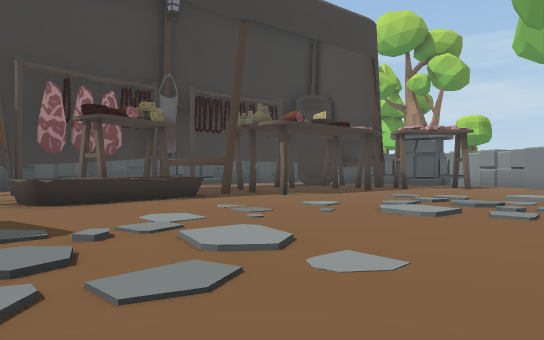
[1] (above)

24 first-person views from a walk through a scene from a Unity 3-D project. The camera is 1.2 m above the floor, looks level and sees 70° across. The floor is counted in squares, 2 m on a side. Each view is taken from the middle of a square. On the plan, view 1 faces up. The plan holds only what a view shows up to about 11 squares ahead; the rest is blank. The place goes on beyond the plan. The player character is not drawn. Some surface patterns are stand-ins.

[2]
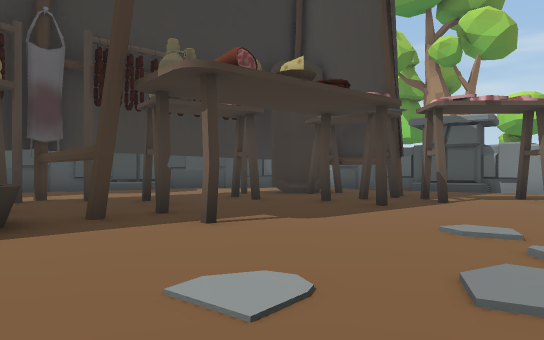

[3]
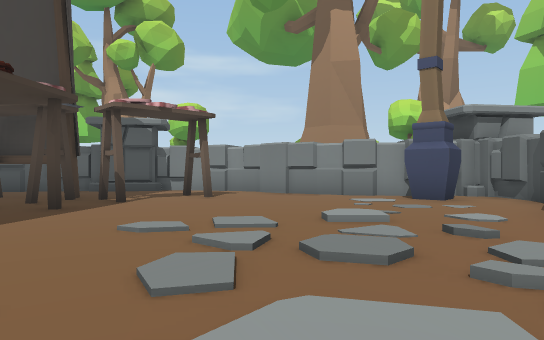

[4]
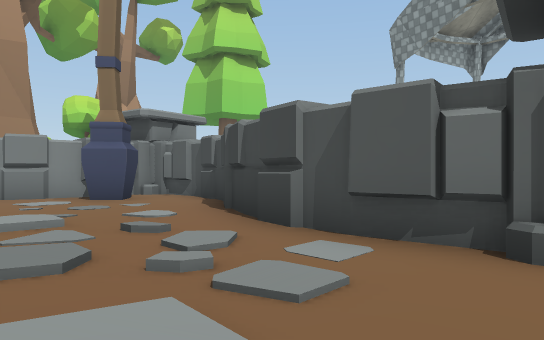

[5]
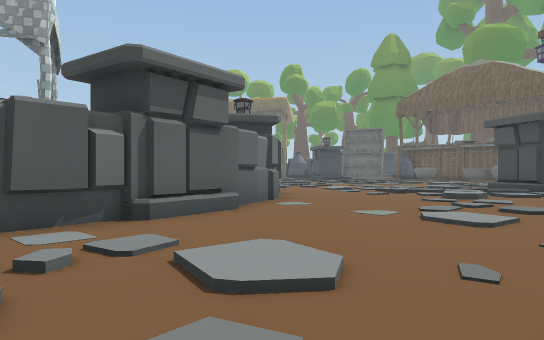

[6]
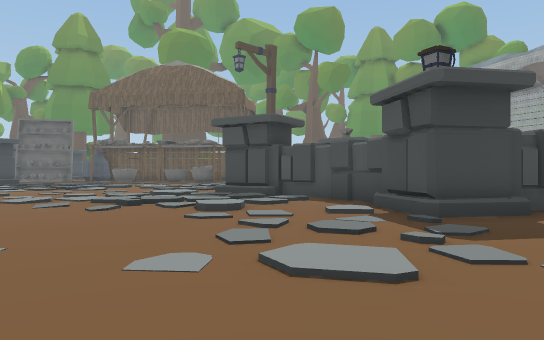

[7]
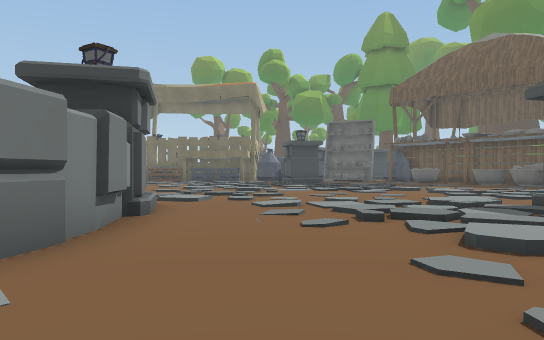

[8]
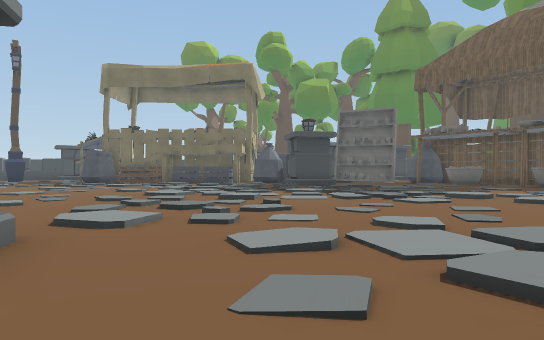

[9]
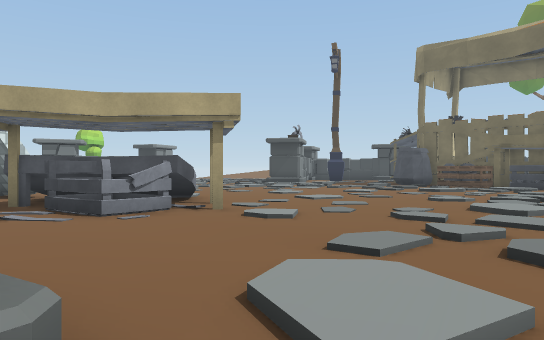

[10]
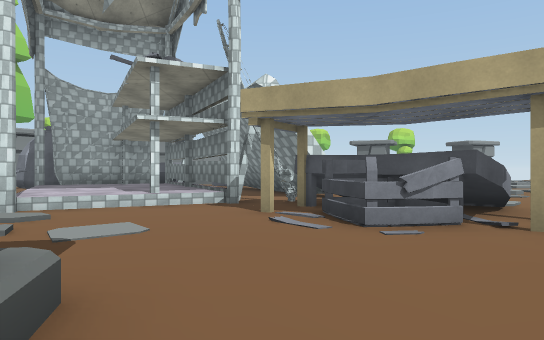

[11]
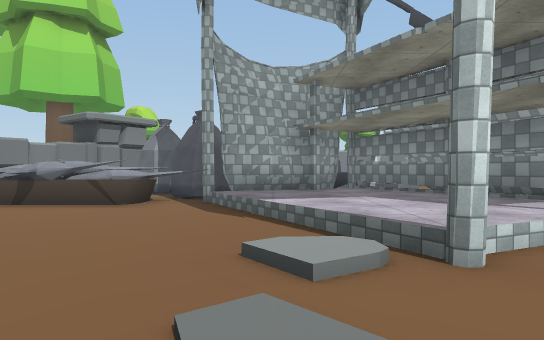

[12]
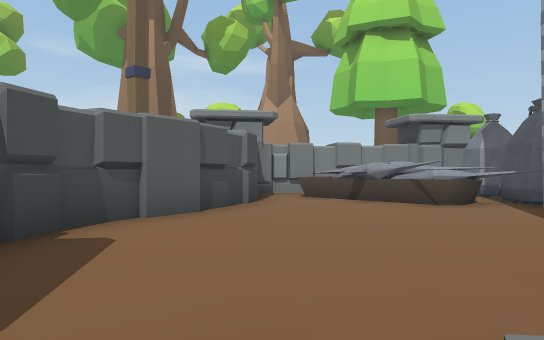

[13]
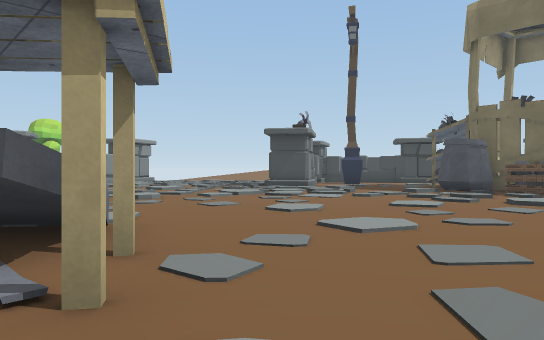

[14]
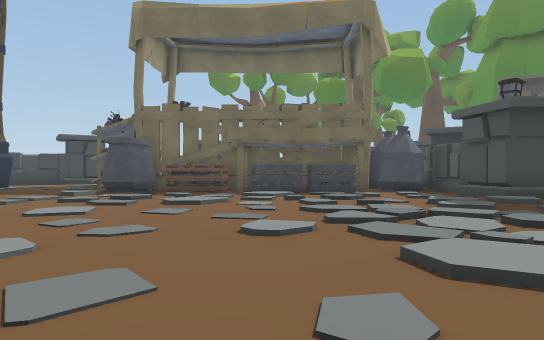

[15]
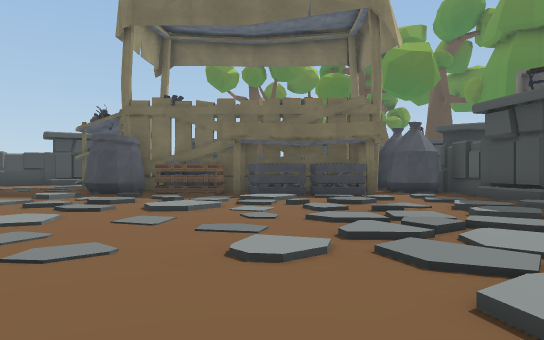

[16]
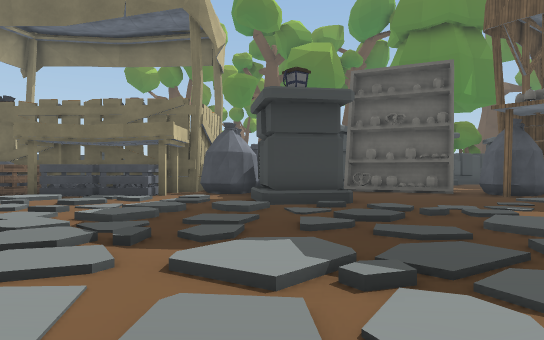

[17]
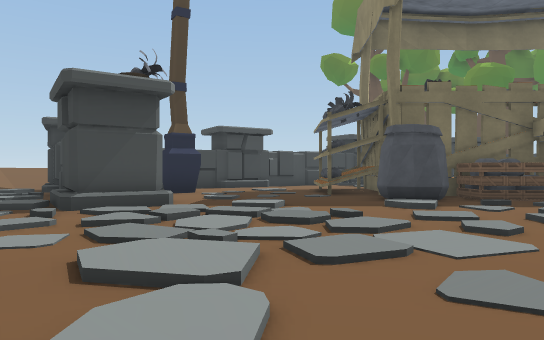

[18]
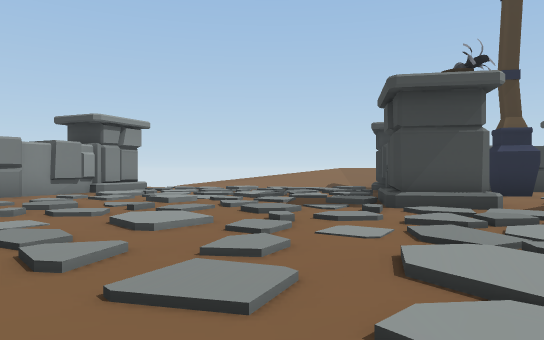

[19]
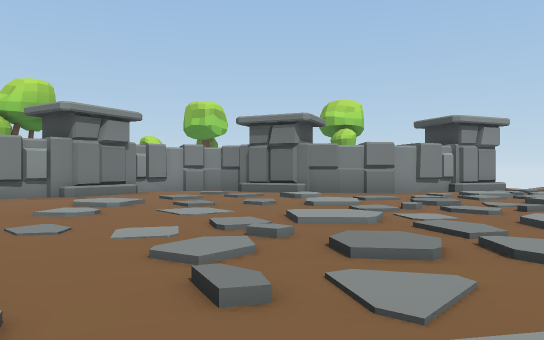

[20]
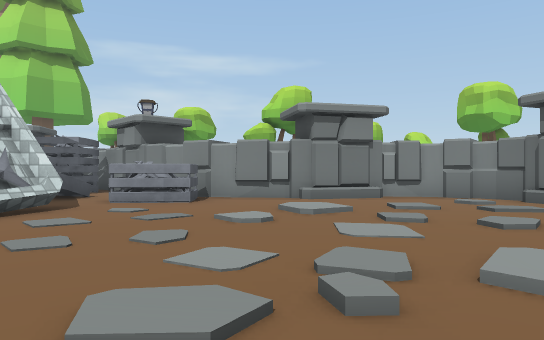

[21]
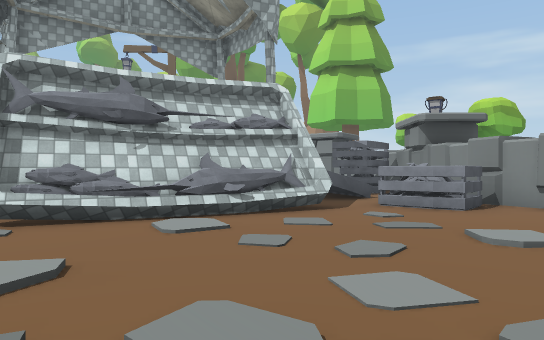

[22]
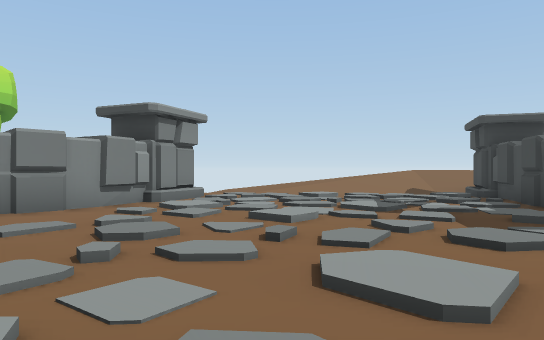

[23]
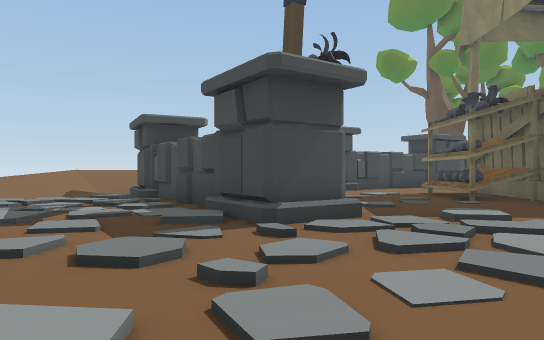

[24]
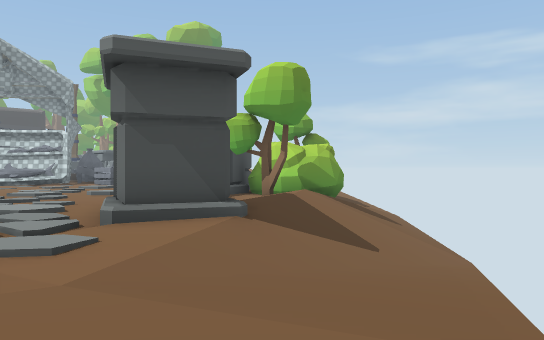

### Floor plan
Key: @ floor where view 1 was taken; # wall or solid block; . main floor; : floor 0.25 m higher than the main floor; + floor 0.5 m higher than the main floor; / step, stairs or slope; = window, fence, low wall or low ledge; ^ raised ledge; v drop or lower ground; T table; B bag; A box; N banana; O other object.
Columns run from 6 left of view 1 to 28 right of it. Each row starts with its distance up from view 1.
 18          ###
 17          ..#O
 16 ## .....#...OO
 15 #.....####...##
 14  .....T .##...##
 13   .....T.TT.T..#
 12   .#.T...#T.T..#
 11    T#..........#
 10 #  ..#.........#
  9 # T^^.#........##
  8 ..^^......./...##OO
  7  .^^.....///....#####
  6   ......//./...##.OO#
  5   ....../...####..OO #OO
  4 #..........##.....OO OO
  3 #OO.......O ......OOBBB
  2  OO/.....OO........BBB
  1 ##./.....# ......./BB
  0 #.../.@.## ..//./++#  OOOOO
 -1 #////...#   ..#++++#O O.OO
 -2 ##////..#   ../++++##OO.#
 -3 OO/.//..OO ....#+#=## OO##
 -4 O////././O.....#######OO.#
 -5  .//..../.....#####O#.....OOO
 -6 /......//...OOOO#OO.......OO#
 -7 .......//...OOOO ......./...##
 -8 //...././...#OOO  ...........#
 -9  .//.../........  ..........##
-10 ..///...//........./../.....OOO O//
-11 ..////..//......../././.:///O.OO///
-12 ..././//............/../....#.O///
-13   ///..///.......//../..//..# ////
-14  ..//..:.........//./../....# +///
-15  ....////..//./...././/./.:/#O////
-16 ....OO..//...//./////...../.OO///
-17 ....OO.././..../././O/.//////////
-18 .... #..#N....././.OOO..///.////v
-19 BO.. ##.#..A#A#..... #././/..///v
-20 .OOO ####^^^###..... ##////  //
-21               #^...## #.//./  /
-22               #^...    O..//
-23               ##.      OO///

Positions as (right, up) in squares from view 1, and headings:
1: (0, 0), facing up
2: (1, 5), facing up
3: (1, 5), facing up-right
4: (1, 5), facing right
5: (2, 8), facing down
6: (2, 5), facing down-left
7: (0, 3), facing down
8: (0, -1), facing down
9: (1, -4), facing down-right
10: (2, -5), facing right
11: (5, 0), facing right
12: (5, 0), facing up-right
13: (4, -7), facing down-right
14: (4, -8), facing down
15: (4, -9), facing down
16: (-1, -9), facing down
17: (11, -11), facing down
18: (11, -11), facing down-right
19: (11, -10), facing right
20: (13, -11), facing up-right
21: (14, -11), facing up
22: (14, -11), facing down-right
23: (14, -12), facing down
24: (24, -21), facing up
